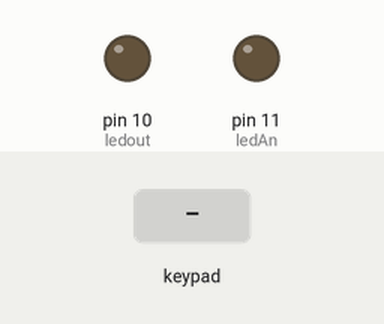
Recording of a sketch running on a simulated Arduino Uno, built with avr-gcc and run on an emulated ATmega328P. Parts: output pins drawn as LEDs (lit = HIGH). Inputs (shaded band) come from the test bench. What the sketch prints to the serial monitor is not drawn.

Above: at 1.2 s.
1.3 s: key '2' pressed
At 3.4 s:
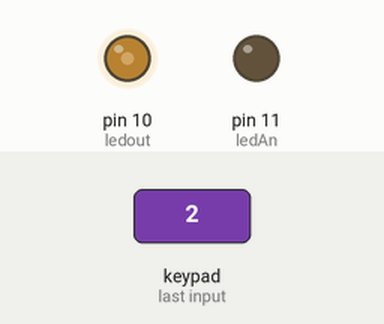
3.8 s: keypad keys 5 4 3 2 # pressed 0.4 s apart
At 5.9 s:
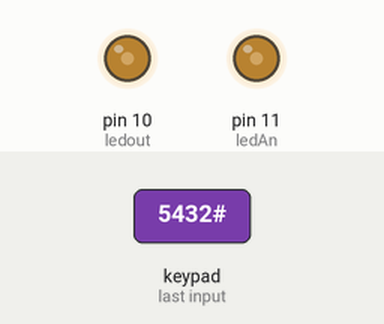
Timing chart, 0 to 7.4 s (numbered marks = the images above; inputs shaded):
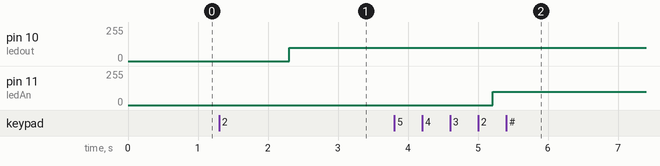

The sketch:

_16buttons2.ino
```cpp
/*4x4 Matrix Keypad connected to Arduino
This code prints the key pressed on the keypad to the serial port*/

#include <Keypad.h>

const byte numRows= 4; //number of rows on the keypad
const byte numCols= 4; //number of columns on the keypad
const int  ledout = 10;
const int  ledAn = 11;
// const int  ledoutDelay = 13;
//keymap defines the key pressed according to the row and columns just as appears on the keypad
char keymap[numRows][numCols]=
{
{'1', '2', '3', 'A'},
{'4', '5', '6', 'B'},
{'7', '8', '9', 'C'},
{'*', '0', '#', 'D'}
};

//Code that shows the the keypad connections to the arduino terminals
byte rowPins[numRows] = {9,8,7,6}; //Rows 0 to 3
byte colPins[numCols]= {5,4,3,2}; //Columns 0 to 3

//initializes an instance of the Keypad class
Keypad myKeypad= Keypad(makeKeymap(keymap), rowPins, colPins, numRows, numCols);

void setup()
{
Serial.begin(9600);
// digitalWrite(ledout, LOW);
}

//If key is pressed, this key is stored in 'keypressed' variable
//If key is not equal to 'NO_KEY', then this key is printed out
//if count=17, then count is reset back to 0 (this means no key is pressed during the whole keypad scan process
void loop()
{
char keypressed = myKeypad.getKey();
if (keypressed != NO_KEY)
{
Serial.print(keypressed);
if (keypressed == '2' ){
  delay(1000);
//  (ledoutDelay, HIGH);
analogWrite(ledout, 100);
}
if (keypressed == '3')
{  delay(600);
analogWrite(ledAn, 100);
}
}
}
```

Measured:
- after the input at 1.3 s, pin 10 (ledout): 0/255 → 100/255 after 1.0 s
- after the input at 3.8 s, pin 11 (ledAn): 0/255 → 100/255 after 1.4 s
